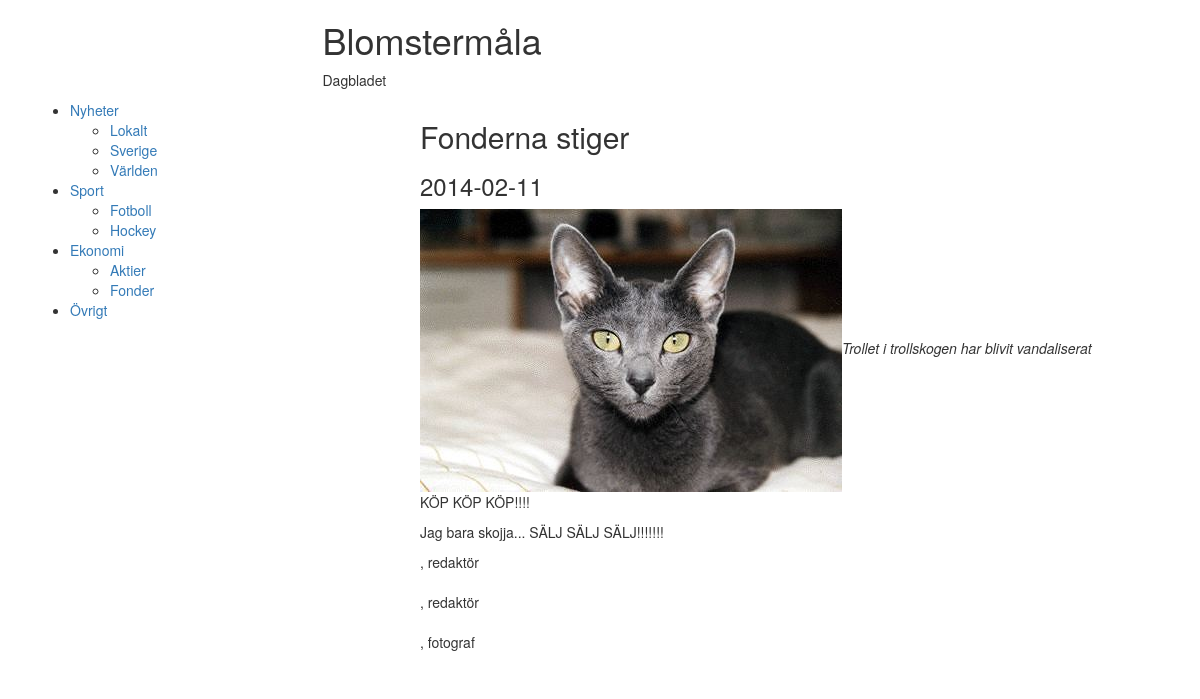
Screenshot of /Article.php?ArtID=2 with the database file from the repository.
### tables this page shows
create table Sub_Category
(SubCategoryID     int NOT NULL AUTO_INCREMENT,
 SubCategoryname	varchar(50),
 CategoryID			int NOT NULL,
 primary key (SubCategoryID),
 foreign key (CategoryID) references Category(CategoryID));

create table Category
(CategoryID     int NOT NULL AUTO_INCREMENT,
 Categoryname	varchar(50),
 primary key (CategoryID));

create table Article
(Title			varchar(100),
 Preamble     		varchar(200),
 Content     		text,
 Date			date,
 ArticleID		int NOT NULL AUTO_INCREMENT,
 SubCategoryID	int NOT NULL,
 primary key (ArticleID),
 foreign key (SubCategoryID) references Sub_Category(SubCategoryID));

create table Picture_Article_Relation
(ArticleID		int,
PictureID			int,
PictureText		varchar(200),
primary key (ArticleID, PictureID),
foreign key (ArticleID) references Article(ArticleID)
	on delete cascade
	on update cascade,
foreign key (PictureID) references Picture(PictureID));

create table Picture
(Height		int,
Width		int,
AltText		varchar(100),
PictureID		int AUTO_INCREMENT,
UserID	int,
Address		varchar(100),
primary key (PictureID),
foreign key (UserID) references User(UserID));

### Article.php (the view, shortened to what this page needs)
<?php
  include('db.php');
?>
<!DOCTYPE html>
<html>
  <head>
   <link href="css/bootstrap.min.css" rel="stylesheet">
  </head>
	<body>
	<div class="container">
	<div class="row">
	<div class="col-md-6 col-md-offset-3">
		<h1>Blomstermåla</h1>
		<p>Dagbladet</p>
		</div>
	</div>
	<div class="row">
	<div class="col-md-4">
	<?php
    $sql = "select Category.CategoryID, Categoryname, SubCategoryname, SubCategoryID from Category left join Sub_Category on Sub_Category.CategoryID=Category.CategoryID order by Category.CategoryID";
    $result = mysqli_query($link, $sql);
$owner = "";
echo("<ul>\n");
while ($row = mysqli_fetch_array($result))
{
	if (($row[1]!=$owner) && ($owner!="")){
			echo("\t</ul>\n</li>\n");
		}
	if ($row[1]!=$owner){
		echo('<li><a href="index.php?cat='.$row[0].'&sub_cat=0">'.$row[1]."</a>\n\t<ul>\n");
		$owner=$row[1];
	}
	if($row[2]!=null){
		echo('<li><a href="index.php?cat='.$row[0].'&sub_cat='.$row[3].'">'.$row[2].'</a></li>');
	}
}
echo("\t</ul>\n</li>\n");
echo("</ul>\n");
?>
  </div>
	<div class="col-md-8">
		<?php
$ArtID = $_GET['ArtID'];
$sql = "select Article.ArticleID, Article.Title, Article.Preamble, Article.Content, Article.Date from Article where ArticleID='$ArtID'";
$result = mysqli_query($link, $sql);
$row = mysqli_fetch_array($result);
$sql = "select Picture_Article_Relation.PictureID, Picture_Article_Relation.PictureText, Picture.AltText, Picture.Address, User.Name from Picture_Article_Relation left join Picture on Picture_Article_Relation.PictureID=Picture.PictureID left join User on Picture.UserID=User.UserID where ArticleID='$ArtID'";
$result = mysqli_query($link, $sql);
$row1 = mysqli_fetch_array($result);
echo('<h2>'.$row[1].'</h2>');
echo('<h3>'.$row[4].'</h3>');
echo('<div class="Picturefloat">');
echo('<img src="'.$row1[3].'" alt="'.$row1[2].'" />');
echo('<cite>'.$row1[1].'</cite>');
echo('</div>');
echo('<p class"Preamble">'.$row[2].'</p><p>'.$row[3].'</p>');
$sql = "select Owner.UserID, User.Name from Owner left join User on Owner.UserID=User.UserID where ArticleID='$ArtID'";
$result = mysqli_query($link, $sql);
while ($row2 = mysqli_fetch_array($result))
{
echo('<address>'.$row2[1].', redaktör</address>');
}
if ($row1 == null)
{
}
else
{
echo('<address>'.$row1[4].', fotograf</address>');
}
?>
	</div>
	</div>
</div>
	</body>
</html>

### rows the page displays
sub_category: CategoryID.Categoryname "Nyheter", SubCategoryname "Lokalt"
sub_category: SubCategoryname "Sverige"
sub_category: SubCategoryname "Världen"
sub_category: CategoryID.Categoryname "Sport", SubCategoryname "Fotboll"
sub_category: SubCategoryname "Hockey"
sub_category: CategoryID.Categoryname "Ekonomi", SubCategoryname "Aktier"
sub_category: SubCategoryname "Fonder"
category: Categoryname "Övrigt"
article: Title "Fonderna stiger", Date "2014-02-11", Preamble "KÖP KÖP KÖP!!!!", Content "Jag bara skojja... SÄLJ SÄLJ SÄLJ!!!!!!!"
picture_article_relation: PictureID.Address (picture), PictureText "Trollet i trollskogen har blivit vandaliserat"
